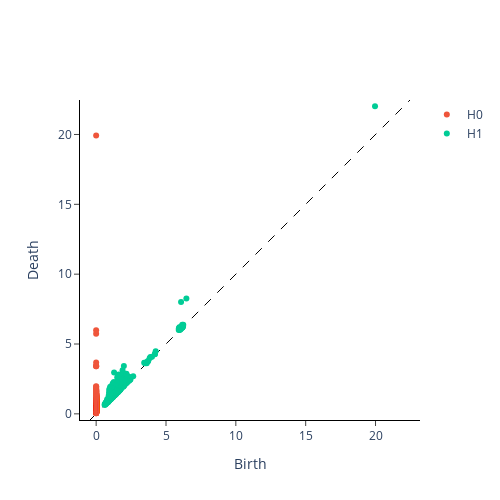

The cell this chart's notebook holds for it:
### Code cell
from gtda.homology import VietorisRipsPersistence

data =torch.stack(activations[:-2]).cpu().detach().numpy()
VR = VietorisRipsPersistence()
VR.fit_transform_plot(data)

### Figure 1 — Plotly figure (JSON) as saved in the notebook; plotly's stock layout.template omitted (floating-point values rounded to 4 significant figures; data arrays with more than 128 entries replaced by an {"elided": "..."} marker saying what was removed)
{"data": [{"hoverinfo": "none", "line": {"color": "black", "dash": "dash", "width": 1}, "mode": "lines", "showlegend": false, "type": "scatter", "x": [-0.4406, 22.47], "y": [-0.4406, 22.47]}, {"hoverinfo": "text", "hovertext": {"elided": "1599 str values"}, "mode": "markers", "name": "H0", "type": "scatter", "x": {"elided": "1599 int values"}, "y": {"elided": "1599 float values"}}, {"hoverinfo": "text", "hovertext": {"elided": "454 str values"}, "mode": "markers", "name": "H1", "type": "scatter", "x": {"elided": "454 float values"}, "y": {"elided": "454 float values"}}], "layout": {"height": 500, "plot_bgcolor": "white", "width": 500, "xaxis": {"autorange": false, "exponentformat": "e", "linecolor": "black", "linewidth": 1, "mirror": false, "range": [-0.4406, 22.47], "showexponent": "all", "showline": true, "side": "bottom", "ticks": "outside", "title": {"text": "Birth"}, "type": "linear", "zeroline": true}, "yaxis": {"autorange": false, "exponentformat": "e", "linecolor": "black", "linewidth": 1, "mirror": false, "range": [-0.4406, 22.47], "scaleanchor": "x", "scaleratio": 1, "showexponent": "all", "showline": true, "side": "left", "ticks": "outside", "title": {"text": "Death"}, "type": "linear", "zeroline": true}}}
